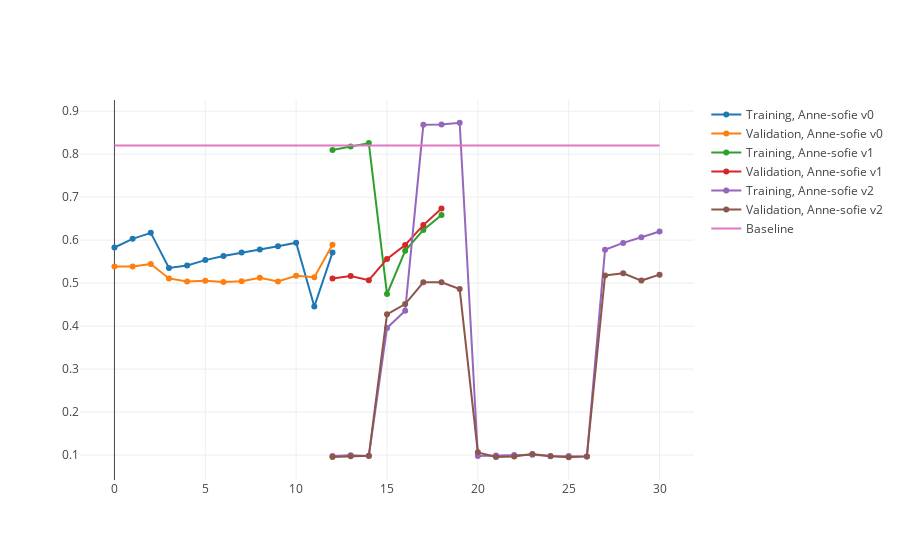

Here is the notebook cell this chart was saved with:
### Markdown cell above
### Validation accuary plot for transerring leaning

### Code cell
def generate_training_plot_for_transfer_learning(modules):
    traces = []
    prev_end_training = 0
    for i, module in enumerate(tree):
        labels = tuple(range(prev_end_training, len(module.validation_fitness) + prev_end_training))
        trn = module.fitness
        val = module.validation_fitness
        traces += [go.Scatter(x=labels, y=trn, mode="lines+markers", name=f"Training, {module.name} v{i}")]
        traces += [go.Scatter(x=labels, y=val, mode="lines+markers", name=f"Validation, {module.name} v{i}")]
        prev_end_training = len(tree[0].validation_fitness) -1
    return traces


def find_longest_predecessor_range(modules):
    def dive(module):
        res = [module]
        if module.predecessor:
            return dive(module.predecessor) + res
        return res
    _max = 0
    longest_tree = []
    for module in modules:
        tree = dive(module)
        if len(tree) > _max:
            _max = len(tree)
            longest_tree = tree
    
    return longest_tree
    
    
tree = find_longest_predecessor_range(versions)
baseline = go.Scatter(y=tuple([0.82]*31), x=tuple(range(0, 31)), name="Baseline")
plotly.offline.iplot({
    "data": generate_training_plot_for_transfer_learning(tree) + [baseline], 
    "layout": go.Layout()
})

### Figure 1 — Plotly figure (JSON) as saved in the notebook; plotly's stock layout.template omitted (floating-point values rounded to 4 significant figures)
{"data": [{"mode": "lines+markers", "name": "Training, Anne-sofie v0", "type": "scatter", "uid": "753856d7-9990-4ed3-8eb3-a0b4ff28ca29", "x": [0, 1, 2, 3, 4, 5, 6, 7, 8, 9, 10, 11, 12], "y": [0.5829, 0.603, 0.617, 0.5353, 0.5413, 0.5536, 0.563, 0.5712, 0.5781, 0.5857, 0.5939, 0.4456, 0.571]}, {"mode": "lines+markers", "name": "Validation, Anne-sofie v0", "type": "scatter", "uid": "d6b30d76-28e4-4bbb-b982-1fe557fc72d4", "x": [0, 1, 2, 3, 4, 5, 6, 7, 8, 9, 10, 11, 12], "y": [0.5386, 0.5388, 0.5444, 0.511, 0.504, 0.5058, 0.5028, 0.5042, 0.5124, 0.5038, 0.517, 0.514, 0.5896]}, {"mode": "lines+markers", "name": "Training, Anne-sofie v1", "type": "scatter", "uid": "af471d42-36e2-4954-8f4f-47a0a2d5f3a2", "x": [12, 13, 14, 15, 16, 17, 18], "y": [0.8097, 0.8176, 0.8258, 0.4745, 0.5752, 0.6237, 0.6583]}, {"mode": "lines+markers", "name": "Validation, Anne-sofie v1", "type": "scatter", "uid": "bd6282d0-c30f-4b93-96ad-8623b5c8a9dc", "x": [12, 13, 14, 15, 16, 17, 18], "y": [0.511, 0.5164, 0.507, 0.5564, 0.5888, 0.635, 0.6734]}, {"mode": "lines+markers", "name": "Training, Anne-sofie v2", "type": "scatter", "uid": "9007cf44-b3de-44ad-a620-b1ea9aa6fc80", "x": [12, 13, 14, 15, 16, 17, 18, 19, 20, 21, 22, 23, 24, 25, 26, 27, 28, 29, 30], "y": [0.09811, 0.09973, 0.09778, 0.3958, 0.4358, 0.8682, 0.8689, 0.8731, 0.09782, 0.09887, 0.1001, 0.101, 0.09787, 0.09802, 0.09678, 0.5778, 0.5937, 0.6066, 0.6201]}, {"mode": "lines+markers", "name": "Validation, Anne-sofie v2", "type": "scatter", "uid": "a7496864-4738-4ce2-982d-5d9a357bb916", "x": [12, 13, 14, 15, 16, 17, 18, 19, 20, 21, 22, 23, 24, 25, 26, 27, 28, 29, 30], "y": [0.0958, 0.0976, 0.0986, 0.4274, 0.4514, 0.5018, 0.5018, 0.4862, 0.1064, 0.0958, 0.097, 0.1024, 0.0976, 0.095, 0.097, 0.5178, 0.5228, 0.506, 0.5198]}, {"name": "Baseline", "type": "scatter", "uid": "1cb47e4d-6f88-46f7-98f1-ba9a0c7219e4", "x": [0, 1, 2, 3, 4, 5, 6, 7, 8, 9, 10, 11, 12, 13, 14, 15, 16, 17, 18, 19, 20, 21, 22, 23, 24, 25, 26, 27, 28, 29, 30], "y": [0.82, 0.82, 0.82, 0.82, 0.82, 0.82, 0.82, 0.82, 0.82, 0.82, 0.82, 0.82, 0.82, 0.82, 0.82, 0.82, 0.82, 0.82, 0.82, 0.82, 0.82, 0.82, 0.82, 0.82, 0.82, 0.82, 0.82, 0.82, 0.82, 0.82, 0.82]}], "layout": {}}
